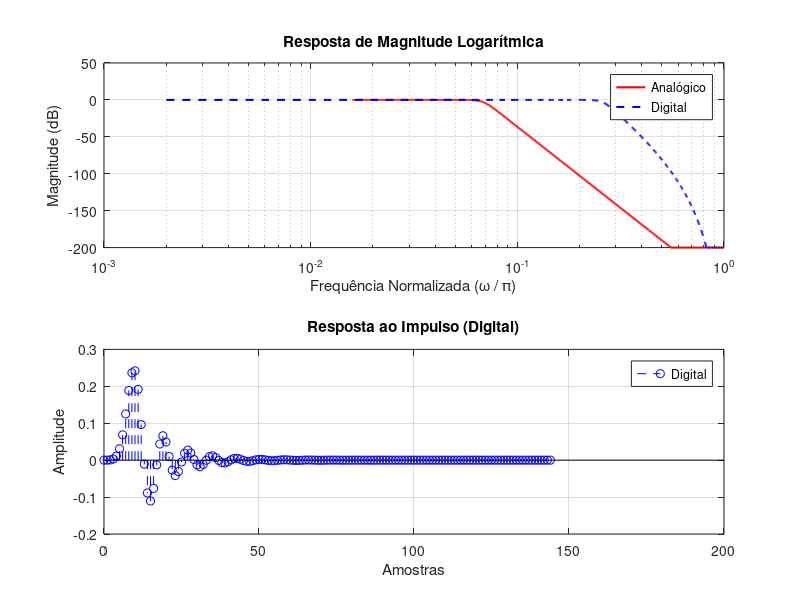

Reproduce this figure in MATLAB.
pkg load signal

% Definição dos parâmetros
Rp = 0.5;         % Ripple na banda passante (dB)
As = 50;          % Atenuação na banda de parada (dB)
Omega_p = 0.4 * pi; % Frequência de corte na banda passante (rad/s)
Omega_s = 0.6 * pi; % Frequência de corte na banda de parada (rad/s)
Fs = 2;           % Frequência de amostragem normalizada (1 corresponde a pi rad/s)

% Frequências normalizadas (análise contínua)
Wp = Omega_p / pi; % Banda passante normalizada (0 a 1)
Ws = Omega_s / pi; % Banda de parada normalizada (0 a 1)

% 1. Cálculo da ordem do filtro e frequência de corte (protótipo analógico)
[n, Wn] = buttord(Wp, Ws, Rp, As); % Ordem e frequência de corte
fprintf("Ordem do filtro: %d\n", n);

% 2. Projeto do filtro analógico Butterworth
[z, p, k] = butter(n, Wn, 's'); % Protótipo analógico em polos e zeros
[b_a, a_a] = zp2tf(z, p, k);    % Conversão para coeficientes do numerador e denominador

% 3. Conversão para filtro digital usando Transformação Bilinear
[b_d, a_d] = bilinear(b_a, a_a, Fs);

% 4. Análise de magnitude logarítmica (em dB)
% Frequências para análise (em rad/s) para o filtro analógico
omega_analog = logspace(-1, log10(2*pi), 500);  % Frequências contínuas positivas

% Resposta em frequência do filtro analógico
H_analog = freqs(b_a, a_a, omega_analog);  % Frequências contínuas (rad/s)

% Resposta em frequência do filtro digital
[H_digital, omega_digital] = freqz(b_d, a_d, linspace(0, pi, 500));  % Frequências normalizadas

% Corrigir valores para evitar log de zero ou valores negativos
eps = 1e-10;
magnitude_analog = 20 * log10(max(abs(H_analog), eps));
magnitude_digital = 20 * log10(max(abs(H_digital), eps));

% 5. Respostas ao impulso
impulse_digital = impz(b_d, a_d); % Resposta ao impulso digital

% Plotando os resultados
figure;
subplot(2, 1, 1);
semilogx(omega_analog/(2*pi), magnitude_analog, 'r', 'LineWidth', 1.5); hold on;
plot(omega_digital/pi, magnitude_digital, 'b--', 'LineWidth', 1.5);
xlabel('Frequência Normalizada (\omega / \pi)');
ylabel('Magnitude (dB)');
title('Resposta de Magnitude Logarítmica');
legend('Analógico', 'Digital');
grid on;

subplot(2, 1, 2);
stem(0:length(impulse_digital)-1, impulse_digital, 'b--', 'DisplayName', 'Digital');
xlabel('Amostras');
ylabel('Amplitude');
title('Resposta ao Impulso (Digital)');
legend;
grid on;
% pause(10);
print("trab4/1-a)png", "-dpng");